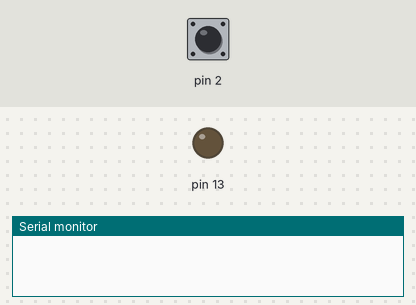
A sketch run on a simulated Arduino Uno, built with avr-gcc and run on an emulated ATmega328P. On the bench: output pins drawn as LEDs (lit = HIGH), the last lines printed to the serial monitor. The test bench sets the inputs (shaded band); at power-on: pin 2 LOW.

Above: at 1.2 s.
1.3 s: pin 2 pulsed HIGH 5 times (0.12 s each, 0.3 s apart)
4.3 s: pin 2 pulsed HIGH 5 times (0.12 s each, 0.3 s apart)
At 6.2 s:
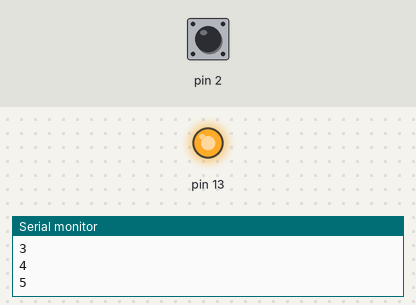
Timing chart, 0 to 7.7 s (numbered marks = the images above; inputs shaded):
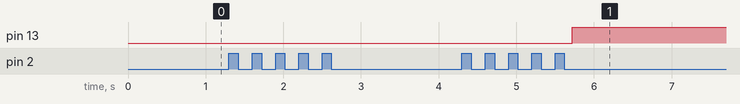

Measured:
- after the input at 4.3 s, pin 13: LOW → HIGH after 1.4 s

The sketch:

practica5.ino
```cpp
/*
---------------------------------------------
Contador de pulsos
---------------------------------------------
Programa que muestra por pantalla (consola serial) el número
de veces que el pulsador ha sido presionado, se realiza un
proceso que de acuerdo al número de pulsaciones se enciende
un LED,
Cosas de Mecatrónica y Tienda de Robótica
*/

//--------------------------------------------------
//Declara puertos de entradas y salidas y variables
//--------------------------------------------------
int conta = 0; //Variable para guardar el conteo de los pulsos
//------------------------------------
//Funcion principal
//------------------------------------

void setup() // Se ejecuta cada vez que el Arduino se inicia
{
  Serial.begin(9600);
  //Inicia comunicación serial
  pinMode(2,INPUT);
  //Configura el pin 2 como una entrada, pulsador
  pinMode(13,OUTPUT);
  //Configura el pin 13 como una salida, LED
}

//------------------------------------
//Funcion ciclicla
//------------------------------------
void loop() // Esta funcion se mantiene ejecutando
{
  // cuando este energizado el Arduino
  // Si el pulsador esta oprimido
  if ( digitalRead(2) == HIGH )
  {
    // Si el pulsador no esta oprimido, flanco de bajada
    if ( digitalRead(2) == LOW )
    {
      conta++;
      //Incrementa el contador
      Serial.println(conta); //Imprime el valor por consola
      delay (100);
      // Retardo
    }
  }
  // Si el valor del contador es 5
  if (conta==5)
  {
    digitalWrite(13,HIGH); //Enciende el LED
  }
  // Si el valor del contador es 8
  if (conta==8)
  {
    digitalWrite(13,LOW); // Apaga el LED
  }
 }

//Fin programa
```
